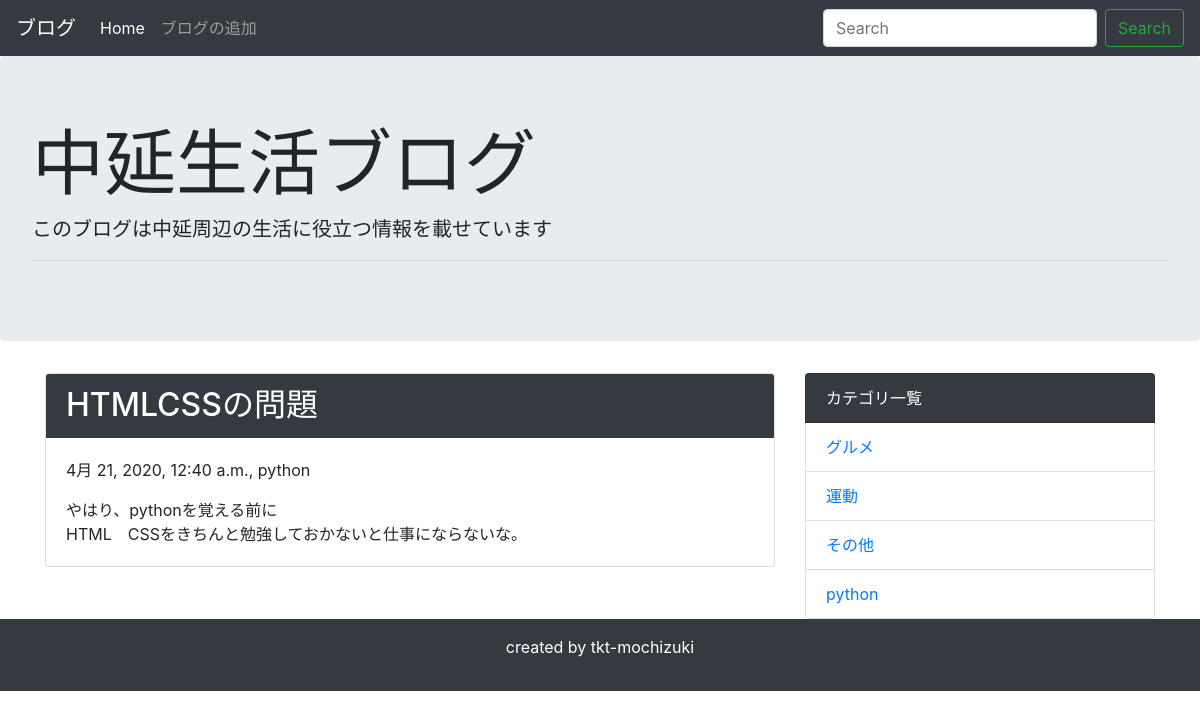
/detail/4/, run on the app's committed database.
### blog/models.py (models this page shows, shortened)
class Post(models.Model):
    title = models.CharField('タイトル', max_length=100)
    text = models.TextField('本文')
    created_at = models.DateTimeField('作成日',default=timezone.now)
    category = models.ForeignKey(
        Category, verbose_name = 'カテゴリ', on_delete = models.PROTECT
    )

class Category(models.Model):
    name = models.CharField('カテゴリー名', max_length=200)
    created_at = models.DateTimeField('作成日',default=timezone.now)
    def __str__(self):
        return self.name

### blog/views.py (the view)
# urls.py: path('detail/<int:pk>/', views.DetailView.as_view(), name='detail'),
class DetailView(generic.DetailView):
    template_name = 'blog/post_detail.html'
    model = Post

### blog/context_processors.py (called while the page is built)
def common(request):
    context = {
        'category_list':Category.objects.all(),
    }
    return context

### blog/templates/blog/post_detail.html
{% extends 'blog/base.html' %}
{% block content %}
<div class="card mb-3">
    <h2 class="card-header bg-dark text-white">{{ post.title }}</h2>
    <div class="card-body">
      <p>{{ post.created_at }}, {{ post.category }}</p>
      {{ post.text | linebreaksbr | urlize }}
    </div>
</div>
{% endblock %}

### blog/templates/blog/base.html (shortened to what this page needs)
<!doctype html>
<html lang="ja">
  <head>
    <link rel="stylesheet" href="https://stackpath.bootstrapcdn.com/bootstrap/4.4.1/css/bootstrap.min.css">
  </head>
  <body>
    <nav class="navbar navbar-expand-lg navbar-dark bg-dark">
      <a class="navbar-brand" href="#">ブログ</a>
      <div class="collapse navbar-collapse" id="navbarSupportedContent">
        <ul class="navbar-nav mr-auto">
          <li class="nav-item active">
            <a class="nav-link" href="{% url 'blog:index' %}">Home</a>
          </li>
          <li class="nav-item">
            <a class="nav-link" href="{% url 'blog:add' %}">ブログの追加</a>
          </li>
        </ul>
        <form class="form-inline my-2 my-lg-0" method="GET" action="{% url 'blog:index' %}">
          <input class="form-control mr-sm-2" type="text" placeholder="Search" aria-label="Search" name="keyword">
          <button class="btn btn-outline-success my-2 my-sm-0" type="submit">Search</button>
        </form>
      </div>
    </nav>
    <div class="jumbotron">
      <h1 class="display-3">中延生活ブログ</h1>
      <p class="lead">このブログは中延周辺の生活に役立つ情報を載せています</p>
      <hr class="my-2">
    </div>
    <div class="container">
      <div class="row">
          <div class="col-md-8">
              {% block content %}
              {% endblock %}
          </div>
          <div class="col-md-4">
              <ul class="list-group">
                  <li class="list-group-item bg-dark text-white">カテゴリ一覧</li>
                  {% for category in category_list %}
                  <li class="list-group-item"><a href="{% url 'blog:category' category.pk %}">{{ category }}</a></li>
                  {% endfor %}
              </ul>
          </div>
      </div>
    </div>
    <footer class="bg-dark text-white text-center py-3">
        <p>created by tkt-mochizuki</p>
    </footer>
  </body>
</html>

### data on the page
Post: title "HTMLCSSの問題", created_at "4月 21, 2020, 12:40 a.m.", category "python", text "やはり、pythonを覚える前に HTML CSSをきちんと勉強しておかないと仕事にならないな。"
Category: name "グルメ"
Category: name "運動"
Category: name "その他"
Category: name "python"
